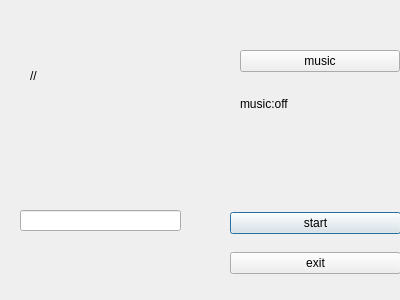
<?xml version="1.0" encoding="UTF-8"?>
<ui version="4.0">
 <class>main_menu</class>
 <widget class="QDialog" name="main_menu">
  <property name="geometry">
   <rect>
    <x>0</x>
    <y>0</y>
    <width>400</width>
    <height>300</height>
   </rect>
  </property>
  <property name="windowTitle">
   <string>Dialog</string>
  </property>
  <widget class="QWidget" name="verticalLayoutWidget">
   <property name="geometry">
    <rect>
     <x>230</x>
     <y>200</y>
     <width>171</width>
     <height>86</height>
    </rect>
   </property>
   <layout class="QVBoxLayout" name="verticalLayout">
    <item>
     <widget class="QPushButton" name="start">
      <property name="text">
       <string>start</string>
      </property>
     </widget>
    </item>
    <item>
     <widget class="QPushButton" name="exit">
      <property name="text">
       <string>exit</string>
      </property>
     </widget>
    </item>
   </layout>
  </widget>
  <widget class="QLabel" name="god">
   <property name="geometry">
    <rect>
     <x>30</x>
     <y>10</y>
     <width>201</width>
     <height>131</height>
    </rect>
   </property>
   <property name="text">
    <string>//</string>
   </property>
  </widget>
  <widget class="QLineEdit" name="name">
   <property name="geometry">
    <rect>
     <x>20</x>
     <y>210</y>
     <width>161</width>
     <height>21</height>
    </rect>
   </property>
  </widget>
  <widget class="QWidget" name="verticalLayoutWidget_2">
   <property name="geometry">
    <rect>
     <x>240</x>
     <y>50</y>
     <width>160</width>
     <height>80</height>
    </rect>
   </property>
   <layout class="QVBoxLayout" name="verticalLayout_2">
    <item>
     <widget class="QPushButton" name="music_switch">
      <property name="text">
       <string>music</string>
      </property>
     </widget>
    </item>
    <item>
     <widget class="QLabel" name="music_c">
      <property name="text">
       <string>music:off</string>
      </property>
     </widget>
    </item>
   </layout>
  </widget>
 </widget>
 <resources/>
 <connections/>
</ui>
